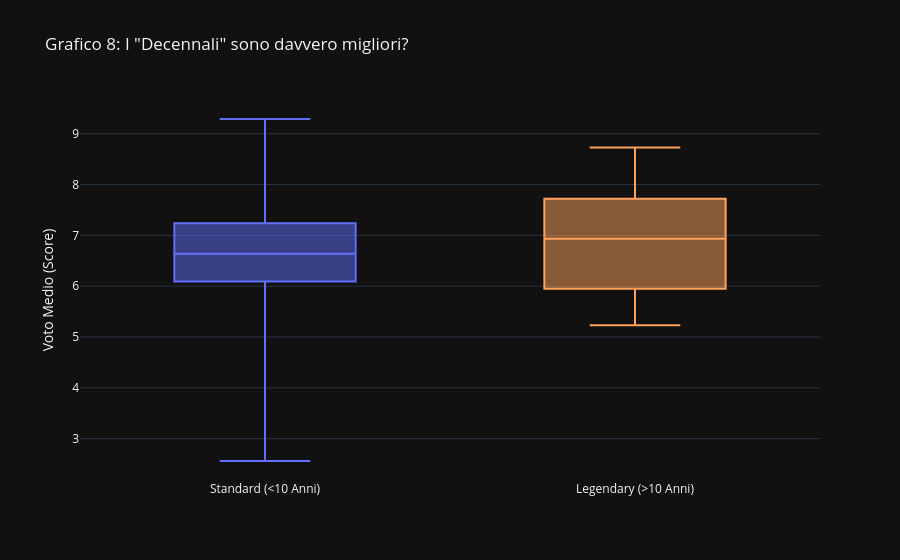

Notebook cell for this chart:
### Markdown cell above
## Capitolo 3: Il "Club dei Decennali": Qualità o Inerzia? 🏺

Esiste una soglia psicologica e produttiva fondamentale: i **10 anni**.
Superare un decennio di messa in onda significa aver accompagnato una generazione dall'infanzia all'età adulta. Ma cosa succede alla qualità in questo lasso di tempo?

C'è il sospetto che alcuni anime sopravvivano per pura "inerzia cult": nessuno ha il coraggio di cancellarli, e i fan continuano a guardarli per abitudine ("Sindrome di Stoccolma"), anche se la qualità narrativa è crollata.

In questa sezione isoliamo solo i **Titani (>10 anni di attività)**, sia terminati che ancora in corso, e li mettiamo sotto la lente d'ingrandimento.
1.  **Il confronto crudele:** Un anime decennale ha davvero voti migliori della media o è solo nostalgia?
2.  **La mappa degli Immortali:** Chi sono questi sopravvissuti e dove si posizionano tra capolavori e opere dimenticabili?
3.  **La Top List:** Vediamo in faccia i nomi dei più longevi e giudichiamo il loro punteggio.

### Code cell
# 1. Creiamo il flag "Legendary" (> 10 anni)
df_clean_duration['category'] = df_clean_duration['duration_years'].apply(lambda x: 'Legendary (>10 Anni)' if x >= 10 else 'Standard (<10 Anni)')

# Grafico 1: Box Plot Confronto Diretto
fig_compare = px.box(df_clean_duration, 
                     x='category', 
                     y='score', 
                     color='category',
                     title='Grafico 8: I "Decennali" sono davvero migliori?',
                     labels={'category': 'Categoria', 'score': 'Voto Medio (Score)'},
                     color_discrete_map={'Legendary (>10 Anni)': '#FFA15A', 'Standard (<10 Anni)': '#636EFA'},
                     template='plotly_dark',
                     points=False) # Nascondiamo i punti per vedere meglio le mediane

fig_compare.update_layout(showlegend=False, xaxis_title="")
fig_compare.show()

### Figure 1 — Plotly figure (JSON) as saved in the notebook; plotly's stock layout.template omitted (floating-point values rounded to 4 significant figures; data arrays with more than 128 entries replaced by an {"elided": "..."} marker saying what was removed)
{"data": [{"alignmentgroup": "True", "boxpoints": false, "hovertemplate": "Categoria=%{x}<br>Voto Medio (Score)=%{y}<extra></extra>", "legendgroup": "Standard (<10 Anni)", "marker": {"color": "#636EFA"}, "name": "Standard (<10 Anni)", "notched": false, "offsetgroup": "Standard (<10 Anni)", "orientation": "v", "showlegend": true, "type": "box", "x": {"elided": "10550 str values"}, "x0": " ", "xaxis": "x", "y": {"elided": "10550 float values"}, "y0": " ", "yaxis": "y"}, {"alignmentgroup": "True", "boxpoints": false, "hovertemplate": "Categoria=%{x}<br>Voto Medio (Score)=%{y}<extra></extra>", "legendgroup": "Legendary (>10 Anni)", "marker": {"color": "#FFA15A"}, "name": "Legendary (>10 Anni)", "notched": false, "offsetgroup": "Legendary (>10 Anni)", "orientation": "v", "showlegend": true, "type": "box", "x": ["Legendary (>10 Anni)", "Legendary (>10 Anni)", "Legendary (>10 Anni)", "Legendary (>10 Anni)", "Legendary (>10 Anni)", "Legendary (>10 Anni)", "Legendary (>10 Anni)", "Legendary (>10 Anni)", "Legendary (>10 Anni)", "Legendary (>10 Anni)", "Legendary (>10 Anni)", "Legendary (>10 Anni)", "Legendary (>10 Anni)", "Legendary (>10 Anni)", "Legendary (>10 Anni)", "Legendary (>10 Anni)", "Legendary (>10 Anni)", "Legendary (>10 Anni)", "Legendary (>10 Anni)", "Legendary (>10 Anni)", "Legendary (>10 Anni)", "Legendary (>10 Anni)", "Legendary (>10 Anni)", "Legendary (>10 Anni)", "Legendary (>10 Anni)", "Legendary (>10 Anni)", "Legendary (>10 Anni)", "Legendary (>10 Anni)", "Legendary (>10 Anni)", "Legendary (>10 Anni)", "Legendary (>10 Anni)", "Legendary (>10 Anni)", "Legendary (>10 Anni)", "Legendary (>10 Anni)", "Legendary (>10 Anni)", "Legendary (>10 Anni)", "Legendary (>10 Anni)", "Legendary (>10 Anni)", "Legendary (>10 Anni)", "Legendary (>10 Anni)", "Legendary (>10 Anni)", "Legendary (>10 Anni)", "Legendary (>10 Anni)", "Legendary (>10 Anni)", "Legendary (>10 Anni)", "Legendary (>10 Anni)", "Legendary (>10 Anni)", "Legendary (>10 Anni)", "Legendary (>10 Anni)", "Legendary (>10 Anni)", "Legendary (>10 Anni)", "Legendary (>10 Anni)", "Legendary (>10 Anni)", "Legendary (>10 Anni)", "Legendary (>10 Anni)", "Legendary (>10 Anni)", "Legendary (>10 Anni)", "Legendary (>10 Anni)"], "x0": " ", "xaxis": "x", "y": [7.72, 7.36, 7.81, 5.95, 7.88, 7.73, 6.79, NaN, 7.58, NaN, 5.94, 7.34, NaN, NaN, NaN, NaN, NaN, 5.23, NaN, NaN, NaN, 5.82, 6.15, 8.18, NaN, NaN, NaN, 8.28, 7.08, NaN, 6.37, 8.73, NaN, 5.45, NaN, NaN, NaN, NaN, NaN, 6.15, NaN, NaN, 5.93, NaN, NaN, 7.61, NaN, 6.58, NaN, NaN, 6.39, NaN, NaN, NaN, 7.26, 5.35, NaN, NaN], "y0": " ", "yaxis": "y"}], "layout": {"boxmode": "overlay", "legend": {"title": {"text": "Categoria"}, "tracegroupgap": 0}, "showlegend": false, "title": {"text": "Grafico 8: I \"Decennali\" sono davvero migliori?"}, "xaxis": {"anchor": "y", "categoryarray": ["Standard (<10 Anni)", "Legendary (>10 Anni)"], "categoryorder": "array", "domain": [0, 1], "title": {"text": ""}}, "yaxis": {"anchor": "x", "domain": [0, 1], "title": {"text": "Voto Medio (Score)"}}}}
